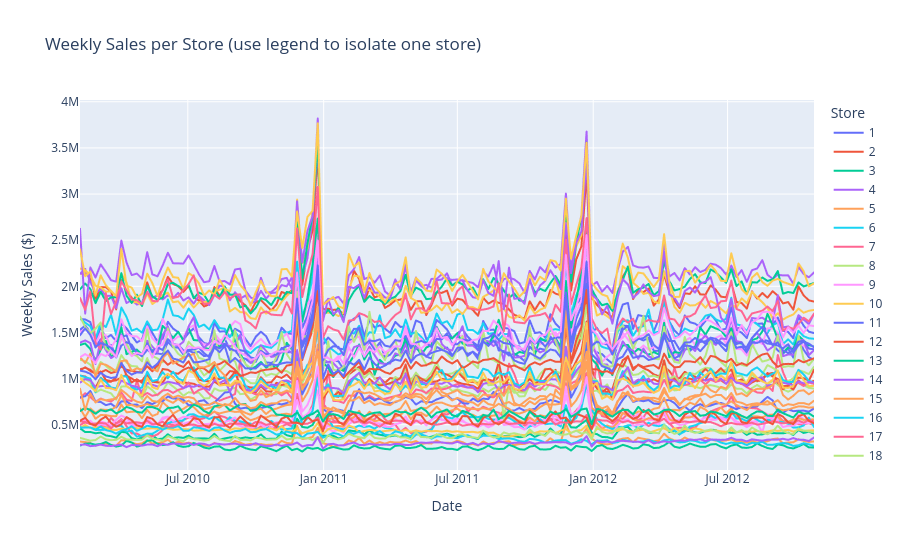

Source (notebook cell):
### Markdown cell above
## 3. Interactive dashboard — sales by store

This is an interactive Plotly chart: pick a store from the dropdown to see its weekly sales trend, or compare it against the overall average.

### Code cell
store_weekly = df.groupby(['Store', 'Date'])['Weekly_Sales'].sum().reset_index()

fig = px.line(
    store_weekly,
    x='Date', y='Weekly_Sales', color='Store',
    title='Weekly Sales per Store (use legend to isolate one store)',
    labels={'Weekly_Sales': 'Weekly Sales ($)'}
)
fig.update_layout(legend_title_text='Store', height=550)
fig.show()

### Figure 1 — Plotly figure (JSON) as saved in the notebook; plotly's stock layout.template omitted (floating-point values rounded to 4 significant figures; data arrays with more than 128 entries replaced by an {"elided": "..."} marker saying what was removed)
{"data": [{"hovertemplate": "Store=1<br>Date=%{x}<br>Weekly Sales ($)=%{y}<extra></extra>", "legendgroup": "1", "line": {"color": "#636efa", "dash": "solid"}, "marker": {"symbol": "circle"}, "mode": "lines", "name": "1", "showlegend": true, "type": "scattergl", "x": {"elided": "143 str values"}, "xaxis": "x", "y": {"elided": "143 float values"}, "yaxis": "y"}, {"hovertemplate": "Store=2<br>Date=%{x}<br>Weekly Sales ($)=%{y}<extra></extra>", "legendgroup": "2", "line": {"color": "#EF553B", "dash": "solid"}, "marker": {"symbol": "circle"}, "mode": "lines", "name": "2", "showlegend": true, "type": "scattergl", "x": {"elided": "143 str values"}, "xaxis": "x", "y": {"elided": "143 float values"}, "yaxis": "y"}, {"hovertemplate": "Store=3<br>Date=%{x}<br>Weekly Sales ($)=%{y}<extra></extra>", "legendgroup": "3", "line": {"color": "#00cc96", "dash": "solid"}, "marker": {"symbol": "circle"}, "mode": "lines", "name": "3", "showlegend": true, "type": "scattergl", "x": {"elided": "143 str values"}, "xaxis": "x", "y": {"elided": "143 float values"}, "yaxis": "y"}, {"hovertemplate": "Store=4<br>Date=%{x}<br>Weekly Sales ($)=%{y}<extra></extra>", "legendgroup": "4", "line": {"color": "#ab63fa", "dash": "solid"}, "marker": {"symbol": "circle"}, "mode": "lines", "name": "4", "showlegend": true, "type": "scattergl", "x": {"elided": "143 str values"}, "xaxis": "x", "y": {"elided": "143 float values"}, "yaxis": "y"}, {"hovertemplate": "Store=5<br>Date=%{x}<br>Weekly Sales ($)=%{y}<extra></extra>", "legendgroup": "5", "line": {"color": "#FFA15A", "dash": "solid"}, "marker": {"symbol": "circle"}, "mode": "lines", "name": "5", "showlegend": true, "type": "scattergl", "x": {"elided": "143 str values"}, "xaxis": "x", "y": {"elided": "143 float values"}, "yaxis": "y"}, {"hovertemplate": "Store=6<br>Date=%{x}<br>Weekly Sales ($)=%{y}<extra></extra>", "legendgroup": "6", "line": {"color": "#19d3f3", "dash": "solid"}, "marker": {"symbol": "circle"}, "mode": "lines", "name": "6", "showlegend": true, "type": "scattergl", "x": {"elided": "143 str values"}, "xaxis": "x", "y": {"elided": "143 float values"}, "yaxis": "y"}, {"hovertemplate": "Store=7<br>Date=%{x}<br>Weekly Sales ($)=%{y}<extra></extra>", "legendgroup": "7", "line": {"color": "#FF6692", "dash": "solid"}, "marker": {"symbol": "circle"}, "mode": "lines", "name": "7", "showlegend": true, "type": "scattergl", "x": {"elided": "143 str values"}, "xaxis": "x", "y": {"elided": "143 float values"}, "yaxis": "y"}, {"hovertemplate": "Store=8<br>Date=%{x}<br>Weekly Sales ($)=%{y}<extra></extra>", "legendgroup": "8", "line": {"color": "#B6E880", "dash": "solid"}, "marker": {"symbol": "circle"}, "mode": "lines", "name": "8", "showlegend": true, "type": "scattergl", "x": {"elided": "143 str values"}, "xaxis": "x", "y": {"elided": "143 float values"}, "yaxis": "y"}, {"hovertemplate": "Store=9<br>Date=%{x}<br>Weekly Sales ($)=%{y}<extra></extra>", "legendgroup": "9", "line": {"color": "#FF97FF", "dash": "solid"}, "marker": {"symbol": "circle"}, "mode": "lines", "name": "9", "showlegend": true, "type": "scattergl", "x": {"elided": "143 str values"}, "xaxis": "x", "y": {"elided": "143 float values"}, "yaxis": "y"}, {"hovertemplate": "Store=10<br>Date=%{x}<br>Weekly Sales ($)=%{y}<extra></extra>", "legendgroup": "10", "line": {"color": "#FECB52", "dash": "solid"}, "marker": {"symbol": "circle"}, "mode": "lines", "name": "10", "showlegend": true, "type": "scattergl", "x": {"elided": "143 str values"}, "xaxis": "x", "y": {"elided": "143 float values"}, "yaxis": "y"}, {"hovertemplate": "Store=11<br>Date=%{x}<br>Weekly Sales ($)=%{y}<extra></extra>", "legendgroup": "11", "line": {"color": "#636efa", "dash": "solid"}, "marker": {"symbol": "circle"}, "mode": "lines", "name": "11", "showlegend": true, "type": "scattergl", "x": {"elided": "143 str values"}, "xaxis": "x", "y": {"elided": "143 float values"}, "yaxis": "y"}, {"hovertemplate": "Store=12<br>Date=%{x}<br>Weekly Sales ($)=%{y}<extra></extra>", "legendgroup": "12", "line": {"color": "#EF553B", "dash": "solid"}, "marker": {"symbol": "circle"}, "mode": "lines", "name": "12", "showlegend": true, "type": "scattergl", "x": {"elided": "143 str values"}, "xaxis": "x", "y": {"elided": "143 float values"}, "yaxis": "y"}, {"hovertemplate": "Store=13<br>Date=%{x}<br>Weekly Sales ($)=%{y}<extra></extra>", "legendgroup": "13", "line": {"color": "#00cc96", "dash": "solid"}, "marker": {"symbol": "circle"}, "mode": "lines", "name": "13", "showlegend": true, "type": "scattergl", "x": {"elided": "143 str values"}, "xaxis": "x", "y": {"elided": "143 float values"}, "yaxis": "y"}, {"hovertemplate": "Store=14<br>Date=%{x}<br>Weekly Sales ($)=%{y}<extra></extra>", "legendgroup": "14", "line": {"color": "#ab63fa", "dash": "solid"}, "marker": {"symbol": "circle"}, "mode": "lines", "name": "14", "showlegend": true, "type": "scattergl", "x": {"elided": "143 str values"}, "xaxis": "x", "y": {"elided": "143 float values"}, "yaxis": "y"}, {"hovertemplate": "Store=15<br>Date=%{x}<br>Weekly Sales ($)=%{y}<extra></extra>", "legendgroup": "15", "line": {"color": "#FFA15A", "dash": "solid"}, "marker": {"symbol": "circle"}, "mode": "lines", "name": "15", "showlegend": true, "type": "scattergl", "x": {"elided": "143 str values"}, "xaxis": "x", "y": {"elided": "143 float values"}, "yaxis": "y"}, {"hovertemplate": "Store=16<br>Date=%{x}<br>Weekly Sales ($)=%{y}<extra></extra>", "legendgroup": "16", "line": {"color": "#19d3f3", "dash": "solid"}, "marker": {"symbol": "circle"}, "mode": "lines", "name": "16", "showlegend": true, "type": "scattergl", "x": {"elided": "143 str values"}, "xaxis": "x", "y": {"elided": "143 float values"}, "yaxis": "y"}, {"hovertemplate": "Store=17<br>Date=%{x}<br>Weekly Sales ($)=%{y}<extra></extra>", "legendgroup": "17", "line": {"color": "#FF6692", "dash": "solid"}, "marker": {"symbol": "circle"}, "mode": "lines", "name": "17", "showlegend": true, "type": "scattergl", "x": {"elided": "143 str values"}, "xaxis": "x", "y": {"elided": "143 float values"}, "yaxis": "y"}, {"hovertemplate": "Store=18<br>Date=%{x}<br>Weekly Sales ($)=%{y}<extra></extra>", "legendgroup": "18", "line": {"color": "#B6E880", "dash": "solid"}, "marker": {"symbol": "circle"}, "mode": "lines", "name": "18", "showlegend": true, "type": "scattergl", "x": {"elided": "143 str values"}, "xaxis": "x", "y": {"elided": "143 float values"}, "yaxis": "y"}, {"hovertemplate": "Store=19<br>Date=%{x}<br>Weekly Sales ($)=%{y}<extra></extra>", "legendgroup": "19", "line": {"color": "#FF97FF", "dash": "solid"}, "marker": {"symbol": "circle"}, "mode": "lines", "name": "19", "showlegend": true, "type": "scattergl", "x": {"elided": "143 str values"}, "xaxis": "x", "y": {"elided": "143 float values"}, "yaxis": "y"}, {"hovertemplate": "Store=20<br>Date=%{x}<br>Weekly Sales ($)=%{y}<extra></extra>", "legendgroup": "20", "line": {"color": "#FECB52", "dash": "solid"}, "marker": {"symbol": "circle"}, "mode": "lines", "name": "20", "showlegend": true, "type": "scattergl", "x": {"elided": "143 str values"}, "xaxis": "x", "y": {"elided": "143 float values"}, "yaxis": "y"}, {"hovertemplate": "Store=21<br>Date=%{x}<br>Weekly Sales ($)=%{y}<extra></extra>", "legendgroup": "21", "line": {"color": "#636efa", "dash": "solid"}, "marker": {"symbol": "circle"}, "mode": "lines", "name": "21", "showlegend": true, "type": "scattergl", "x": {"elided": "143 str values"}, "xaxis": "x", "y": {"elided": "143 float values"}, "yaxis": "y"}, {"hovertemplate": "Store=22<br>Date=%{x}<br>Weekly Sales ($)=%{y}<extra></extra>", "legendgroup": "22", "line": {"color": "#EF553B", "dash": "solid"}, "marker": {"symbol": "circle"}, "mode": "lines", "name": "22", "showlegend": true, "type": "scattergl", "x": {"elided": "143 str values"}, "xaxis": "x", "y": {"elided": "143 float values"}, "yaxis": "y"}, {"hovertemplate": "Store=23<br>Date=%{x}<br>Weekly Sales ($)=%{y}<extra></extra>", "legendgroup": "23", "line": {"color": "#00cc96", "dash": "solid"}, "marker": {"symbol": "circle"}, "mode": "lines", "name": "23", "showlegend": true, "type": "scattergl", "x": {"elided": "143 str values"}, "xaxis": "x", "y": {"elided": "143 float values"}, "yaxis": "y"}, {"hovertemplate": "Store=24<br>Date=%{x}<br>Weekly Sales ($)=%{y}<extra></extra>", "legendgroup": "24", "line": {"color": "#ab63fa", "dash": "solid"}, "marker": {"symbol": "circle"}, "mode": "lines", "name": "24", "showlegend": true, "type": "scattergl", "x": {"elided": "143 str values"}, "xaxis": "x", "y": {"elided": "143 float values"}, "yaxis": "y"}, {"hovertemplate": "Store=25<br>Date=%{x}<br>Weekly Sales ($)=%{y}<extra></extra>", "legendgroup": "25", "line": {"color": "#FFA15A", "dash": "solid"}, "marker": {"symbol": "circle"}, "mode": "lines", "name": "25", "showlegend": true, "type": "scattergl", "x": {"elided": "143 str values"}, "xaxis": "x", "y": {"elided": "143 float values"}, "yaxis": "y"}, {"hovertemplate": "Store=26<br>Date=%{x}<br>Weekly Sales ($)=%{y}<extra></extra>", "legendgroup": "26", "line": {"color": "#19d3f3", "dash": "solid"}, "marker": {"symbol": "circle"}, "mode": "lines", "name": "26", "showlegend": true, "type": "scattergl", "x": {"elided": "143 str values"}, "xaxis": "x", "y": {"elided": "143 float values"}, "yaxis": "y"}, {"hovertemplate": "Store=27<br>Date=%{x}<br>Weekly Sales ($)=%{y}<extra></extra>", "legendgroup": "27", "line": {"color": "#FF6692", "dash": "solid"}, "marker": {"symbol": "circle"}, "mode": "lines", "name": "27", "showlegend": true, "type": "scattergl", "x": {"elided": "143 str values"}, "xaxis": "x", "y": {"elided": "143 float values"}, "yaxis": "y"}, {"hovertemplate": "Store=28<br>Date=%{x}<br>Weekly Sales ($)=%{y}<extra></extra>", "legendgroup": "28", "line": {"color": "#B6E880", "dash": "solid"}, "marker": {"symbol": "circle"}, "mode": "lines", "name": "28", "showlegend": true, "type": "scattergl", "x": {"elided": "143 str values"}, "xaxis": "x", "y": {"elided": "143 float values"}, "yaxis": "y"}, {"hovertemplate": "Store=29<br>Date=%{x}<br>Weekly Sales ($)=%{y}<extra></extra>", "legendgroup": "29", "line": {"color": "#FF97FF", "dash": "solid"}, "marker": {"symbol": "circle"}, "mode": "lines", "name": "29", "showlegend": true, "type": "scattergl", "x": {"elided": "143 str values"}, "xaxis": "x", "y": {"elided": "143 float values"}, "yaxis": "y"}, {"hovertemplate": "Store=30<br>Date=%{x}<br>Weekly Sales ($)=%{y}<extra></extra>", "legendgroup": "30", "line": {"color": "#FECB52", "dash": "solid"}, "marker": {"symbol": "circle"}, "mode": "lines", "name": "30", "showlegend": true, "type": "scattergl", "x": {"elided": "143 str values"}, "xaxis": "x", "y": {"elided": "143 float values"}, "yaxis": "y"}, {"hovertemplate": "Store=31<br>Date=%{x}<br>Weekly Sales ($)=%{y}<extra></extra>", "legendgroup": "31", "line": {"color": "#636efa", "dash": "solid"}, "marker": {"symbol": "circle"}, "mode": "lines", "name": "31", "showlegend": true, "type": "scattergl", "x": {"elided": "143 str values"}, "xaxis": "x", "y": {"elided": "143 float values"}, "yaxis": "y"}, {"hovertemplate": "Store=32<br>Date=%{x}<br>Weekly Sales ($)=%{y}<extra></extra>", "legendgroup": "32", "line": {"color": "#EF553B", "dash": "solid"}, "marker": {"symbol": "circle"}, "mode": "lines", "name": "32", "showlegend": true, "type": "scattergl", "x": {"elided": "143 str values"}, "xaxis": "x", "y": {"elided": "143 float values"}, "yaxis": "y"}, {"hovertemplate": "Store=33<br>Date=%{x}<br>Weekly Sales ($)=%{y}<extra></extra>", "legendgroup": "33", "line": {"color": "#00cc96", "dash": "solid"}, "marker": {"symbol": "circle"}, "mode": "lines", "name": "33", "showlegend": true, "type": "scattergl", "x": {"elided": "143 str values"}, "xaxis": "x", "y": {"elided": "143 float values"}, "yaxis": "y"}, {"hovertemplate": "Store=34<br>Date=%{x}<br>Weekly Sales ($)=%{y}<extra></extra>", "legendgroup": "34", "line": {"color": "#ab63fa", "dash": "solid"}, "marker": {"symbol": "circle"}, "mode": "lines", "name": "34", "showlegend": true, "type": "scattergl", "x": {"elided": "143 str values"}, "xaxis": "x", "y": {"elided": "143 float values"}, "yaxis": "y"}, {"hovertemplate": "Store=35<br>Date=%{x}<br>Weekly Sales ($)=%{y}<extra></extra>", "legendgroup": "35", "line": {"color": "#FFA15A", "dash": "solid"}, "marker": {"symbol": "circle"}, "mode": "lines", "name": "35", "showlegend": true, "type": "scattergl", "x": {"elided": "143 str values"}, "xaxis": "x", "y": {"elided": "143 float values"}, "yaxis": "y"}, {"hovertemplate": "Store=36<br>Date=%{x}<br>Weekly Sales ($)=%{y}<extra></extra>", "legendgroup": "36", "line": {"color": "#19d3f3", "dash": "solid"}, "marker": {"symbol": "circle"}, "mode": "lines", "name": "36", "showlegend": true, "type": "scattergl", "x": {"elided": "143 str values"}, "xaxis": "x", "y": {"elided": "143 float values"}, "yaxis": "y"}, {"hovertemplate": "Store=37<br>Date=%{x}<br>Weekly Sales ($)=%{y}<extra></extra>", "legendgroup": "37", "line": {"color": "#FF6692", "dash": "solid"}, "marker": {"symbol": "circle"}, "mode": "lines", "name": "37", "showlegend": true, "type": "scattergl", "x": {"elided": "143 str values"}, "xaxis": "x", "y": {"elided": "143 float values"}, "yaxis": "y"}, {"hovertemplate": "Store=38<br>Date=%{x}<br>Weekly Sales ($)=%{y}<extra></extra>", "legendgroup": "38", "line": {"color": "#B6E880", "dash": "solid"}, "marker": {"symbol": "circle"}, "mode": "lines", "name": "38", "showlegend": true, "type": "scattergl", "x": {"elided": "143 str values"}, "xaxis": "x", "y": {"elided": "143 float values"}, "yaxis": "y"}, {"hovertemplate": "Store=39<br>Date=%{x}<br>Weekly Sales ($)=%{y}<extra></extra>", "legendgroup": "39", "line": {"color": "#FF97FF", "dash": "solid"}, "marker": {"symbol": "circle"}, "mode": "lines", "name": "39", "showlegend": true, "type": "scattergl", "x": {"elided": "143 str values"}, "xaxis": "x", "y": {"elided": "143 float values"}, "yaxis": "y"}, {"hovertemplate": "Store=40<br>Date=%{x}<br>Weekly Sales ($)=%{y}<extra></extra>", "legendgroup": "40", "line": {"color": "#FECB52", "dash": "solid"}, "marker": {"symbol": "circle"}, "mode": "lines", "name": "40", "showlegend": true, "type": "scattergl", "x": {"elided": "143 str values"}, "xaxis": "x", "y": {"elided": "143 float values"}, "yaxis": "y"}, {"hovertemplate": "Store=41<br>Date=%{x}<br>Weekly Sales ($)=%{y}<extra></extra>", "legendgroup": "41", "line": {"color": "#636efa", "dash": "solid"}, "marker": {"symbol": "circle"}, "mode": "lines", "name": "41", "showlegend": true, "type": "scattergl", "x": {"elided": "143 str values"}, "xaxis": "x", "y": {"elided": "143 float values"}, "yaxis": "y"}, {"hovertemplate": "Store=42<br>Date=%{x}<br>Weekly Sales ($)=%{y}<extra></extra>", "legendgroup": "42", "line": {"color": "#EF553B", "dash": "solid"}, "marker": {"symbol": "circle"}, "mode": "lines", "name": "42", "showlegend": true, "type": "scattergl", "x": {"elided": "143 str values"}, "xaxis": "x", "y": {"elided": "143 float values"}, "yaxis": "y"}, {"hovertemplate": "Store=43<br>Date=%{x}<br>Weekly Sales ($)=%{y}<extra></extra>", "legendgroup": "43", "line": {"color": "#00cc96", "dash": "solid"}, "marker": {"symbol": "circle"}, "mode": "lines", "name": "43", "showlegend": true, "type": "scattergl", "x": {"elided": "143 str values"}, "xaxis": "x", "y": {"elided": "143 float values"}, "yaxis": "y"}, {"hovertemplate": "Store=44<br>Date=%{x}<br>Weekly Sales ($)=%{y}<extra></extra>", "legendgroup": "44", "line": {"color": "#ab63fa", "dash": "solid"}, "marker": {"symbol": "circle"}, "mode": "lines", "name": "44", "showlegend": true, "type": "scattergl", "x": {"elided": "143 str values"}, "xaxis": "x", "y": {"elided": "143 float values"}, "yaxis": "y"}, {"hovertemplate": "Store=45<br>Date=%{x}<br>Weekly Sales ($)=%{y}<extra></extra>", "legendgroup": "45", "line": {"color": "#FFA15A", "dash": "solid"}, "marker": {"symbol": "circle"}, "mode": "lines", "name": "45", "showlegend": true, "type": "scattergl", "x": {"elided": "143 str values"}, "xaxis": "x", "y": {"elided": "143 float values"}, "yaxis": "y"}], "layout": {"height": 550, "legend": {"title": {"text": "Store"}, "tracegroupgap": 0}, "title": {"text": "Weekly Sales per Store (use legend to isolate one store)"}, "xaxis": {"anchor": "y", "domain": [0.0, 1.0], "title": {"text": "Date"}}, "yaxis": {"anchor": "x", "domain": [0.0, 1.0], "title": {"text": "Weekly Sales ($)"}}}}
